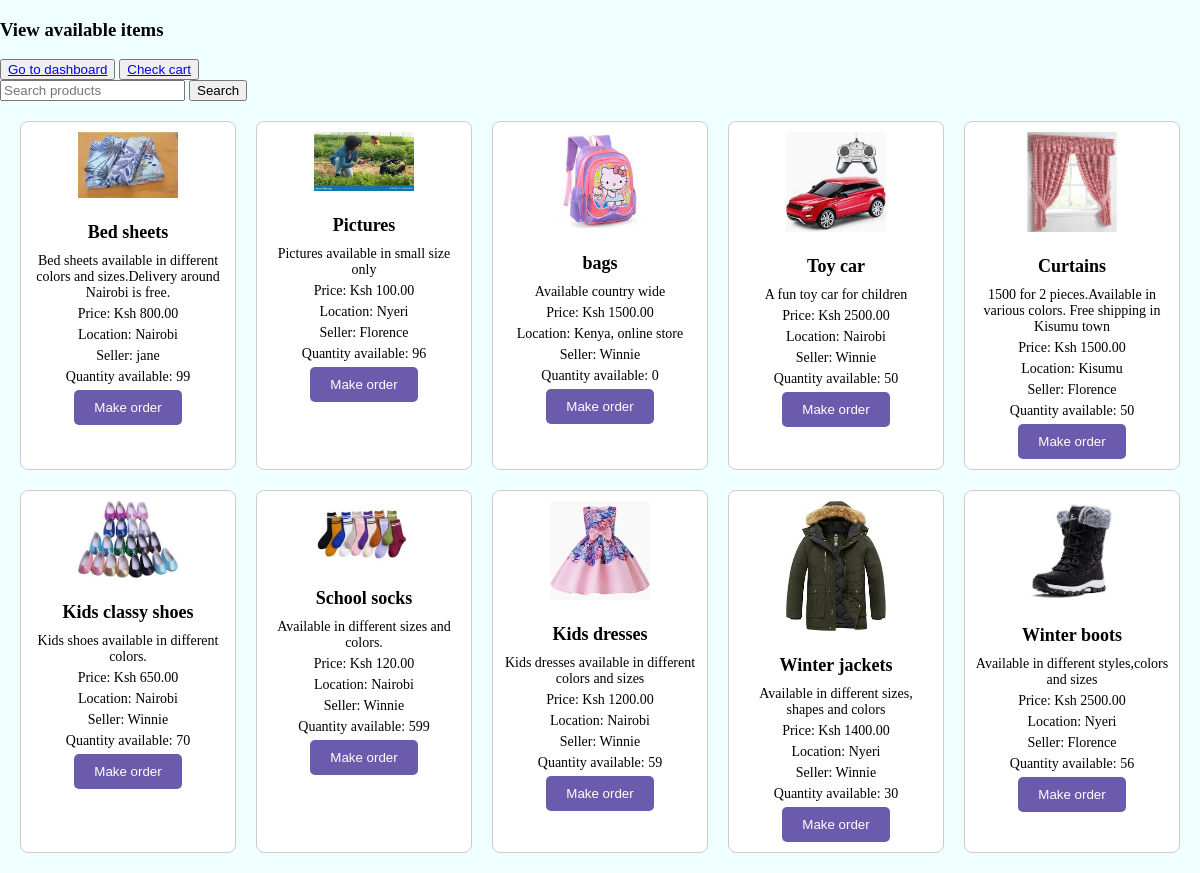
/AllItems/ (signed in), run on an earlier commit of the app's database.
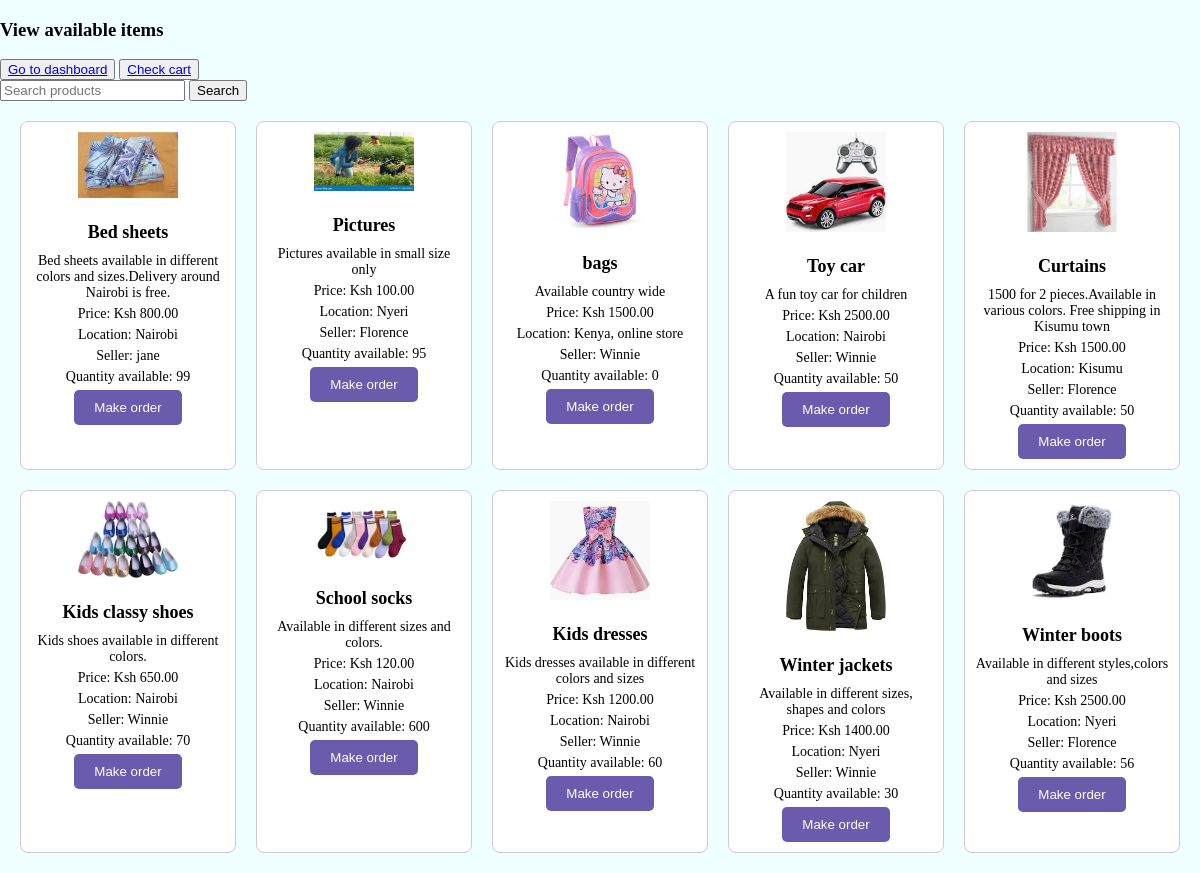
And on a later commit of the database.
### app1/models.py (models this page shows, shortened)
class AddItem(models.Model): #items added on website
    seller = models.ForeignKey(settings.AUTH_USER_MODEL, on_delete=models.CASCADE, related_name='items_sold')
    item_name = models.CharField(max_length=50)
    quantity = models.IntegerField()
    price = models.DecimalField(max_digits=9, decimal_places=2)
    location = models.CharField(max_length=50)
    image = models.ImageField()
    description = models.TextField(max_length=300)
    date_added = models.DateTimeField(auto_now_add=True)

### app1/views.py (the view)
# urls.py: path('AllItems/', views.AllItems , name = 'AllItems'), #all items
@login_required
def AllItems(request): #done
    items = AddItem.objects.all()
    paginator = Paginator(items, 10)
    page_number = request.GET.get('page')
    page_obj = paginator.get_page(page_number)
    return render(request, 'allItems.html', {'items': items,'page_obj':page_obj})

### app1/templates/allItems.html (shortened to what this page needs)
{% load static %}
<!DOCTYPE html>
<html lang="en">
<head>
    <link rel="stylesheet" href="{% static 'allitems.css'%}">
</head>
<body>
    <h3>View available items</h3>
    <button><a href="/Home/">Go to dashboard</a></button>
    <button><a href="/added_to_cart/">Check cart</a></button>
    <div>
        <form method="get" action="">
            <input type="search" placeholder="Search products">
            <button type="submit">Search</button>
        </form>
    </div>
    <div id="items-container">
        <ul>
            {% for item in page_obj %}
            <li class="item">
                <img src="{{ item.image.url }}" alt="{{ item.item_name }}" width="100">
                <h3>{{ item.item_name }}</h3>
                <p>{{ item.description }}</p>
                <p>Price: Ksh {{ item.price }}</p>
                <p>Location: {{ item.location }}</p>
                <p>Seller: {{ item.seller.username }}</p>
                <p>Quantity available: {{ item.quantity }}</p>
                <form method="get" action="{% url 'orders' %}">
                    <button type="submit" id="make-order">Make order</button>
                </form>
            </li>
            {% endfor %}
        </ul>
    </div>
</body>
</html>

What changed in the data, as far as the page shows it:
changed AddItem "Pictures": quantity "96" → "95"
changed AddItem "School socks": quantity "599" → "600"
changed AddItem "Kids dresses": quantity "59" → "60"
